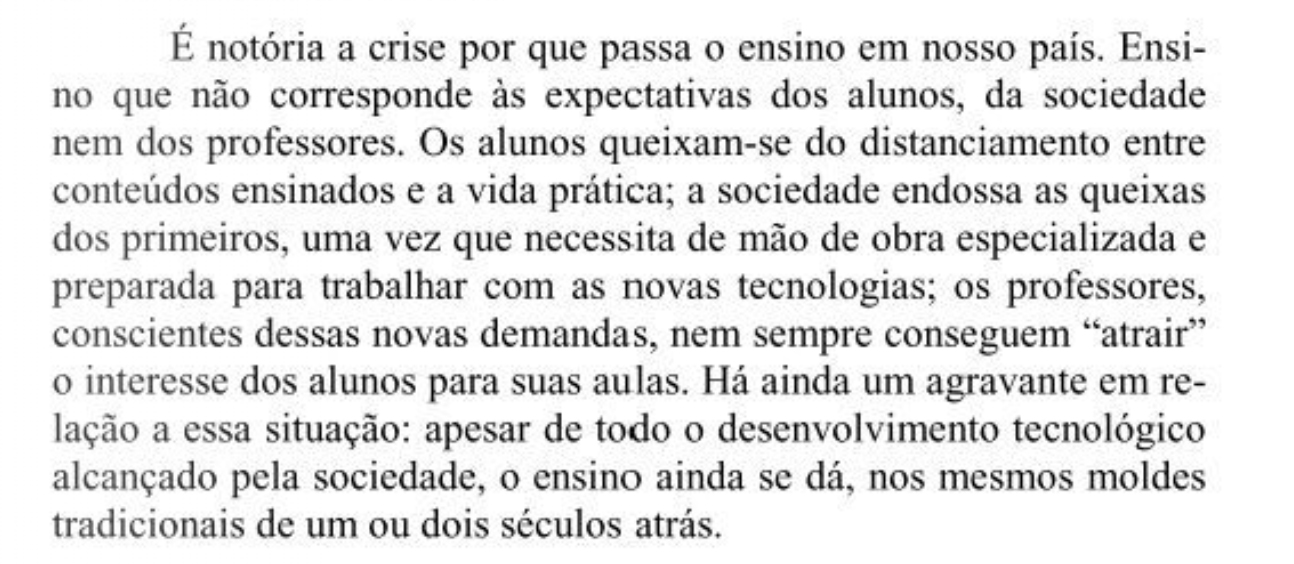
#> input picture class-material/class-code/image2ocr.jpg, 1294 x 564 px
$ python -i photometry.py   (imports and definitions only)
#> lines starting #> are read from the running program, lines starting #| are printed output that depends on the picture; after the words box and inside, x2 and y2 are one past the last pixel; in counts of white or black regions, pixels touching at a corner belong together
#> further down, picture is the input picture: shape (564, 1294, 3); min 0, max 255, mean 226.8
"""Photometric illumination correction, contrast enhancement, and baseline deskew.

Ref: Docs/implementation_plan.md, section 7, WP-04.
"""

from __future__ import annotations

import cv2
import numpy as np

from src.vision.geometry import compute_paper_border_value


def estimate_skew_angle(image: np.ndarray, max_skew_deg: float = 25.0) -> float:
    """Estimate dominant text-line skew angle in degrees using OpenCV morphology and Hough lines.

    Args:
        image: BGR or grayscale receipt image.
        max_skew_deg: Maximum absolute skew angle in degrees to consider.

    Returns:
        Estimated skew angle in degrees in [-max_skew_deg, max_skew_deg], or 0.0 when no text
        lines are detected.
    """
#> called with max_skew_deg = 25
    gray = cv2.cvtColor(image, cv2.COLOR_BGR2GRAY) if image.ndim == 3 else image
    h, w = gray.shape[:2]
#> h = 564; w = 1294
    if h < 32 or w < 32:
        return 0.0

    bh_kernel = cv2.getStructuringElement(cv2.MORPH_RECT, (15, 15))
    blackhat = cv2.morphologyEx(gray, cv2.MORPH_BLACKHAT, bh_kernel)
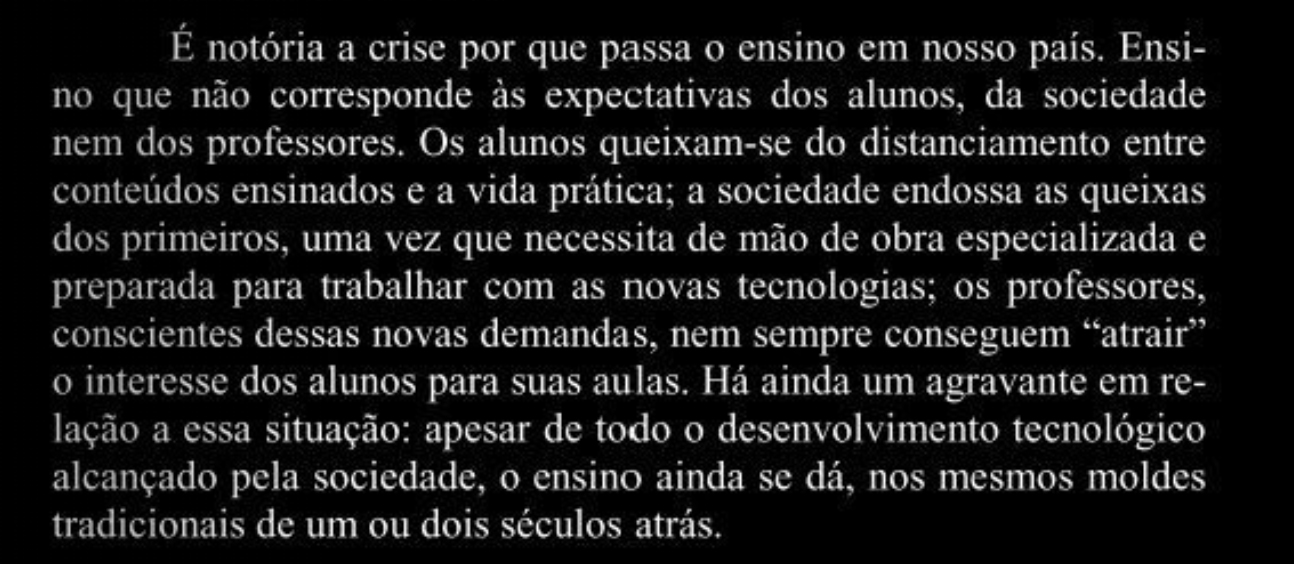
#> blackhat: shape (564, 1294); min 0, max 254, mean 27.7
    if int(blackhat.max()) < 15:
        return 0.0

    _, binary = cv2.threshold(blackhat, 0, 255, cv2.THRESH_BINARY + cv2.THRESH_OTSU)
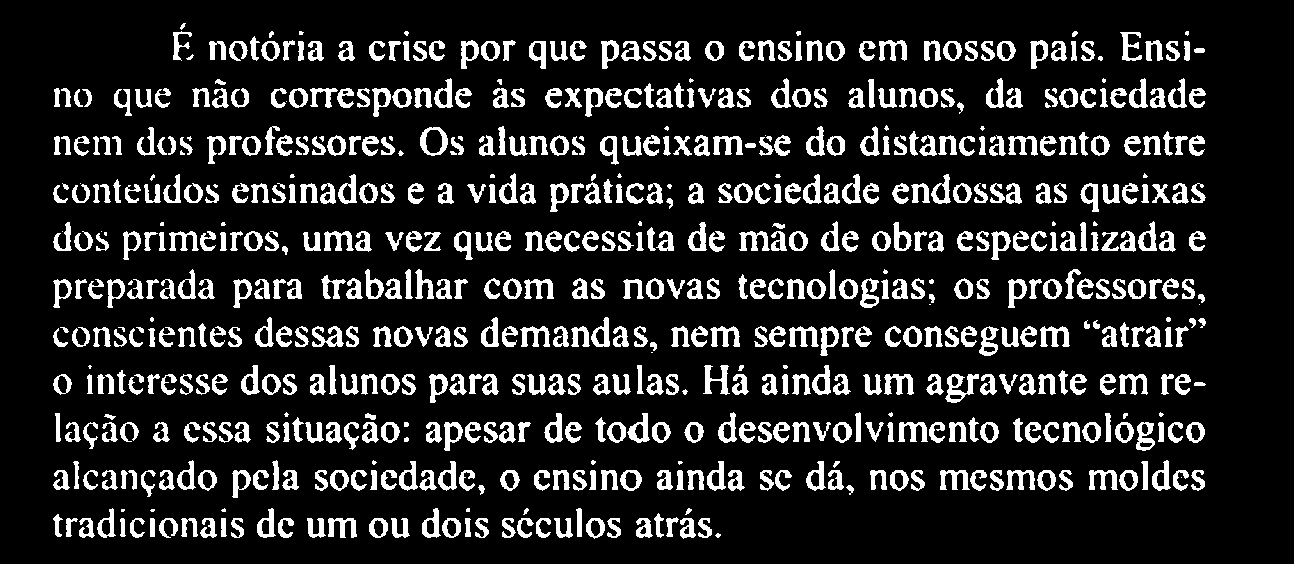
#> binary: shape (564, 1294); 14.7% white; 695 white regions (58 under 20 px), largest, box (x1, y1, x2, y2) and area: (945, 374, 979, 403) 440, (703, 365, 730, 395) 363, (312, 326, 344, 347) 357

    strip_w = max(15, w // 25)
#> strip_w = 51
    connect_kernel = cv2.getStructuringElement(cv2.MORPH_RECT, (strip_w, 1))
    connected = cv2.dilate(binary, connect_kernel, iterations=1)
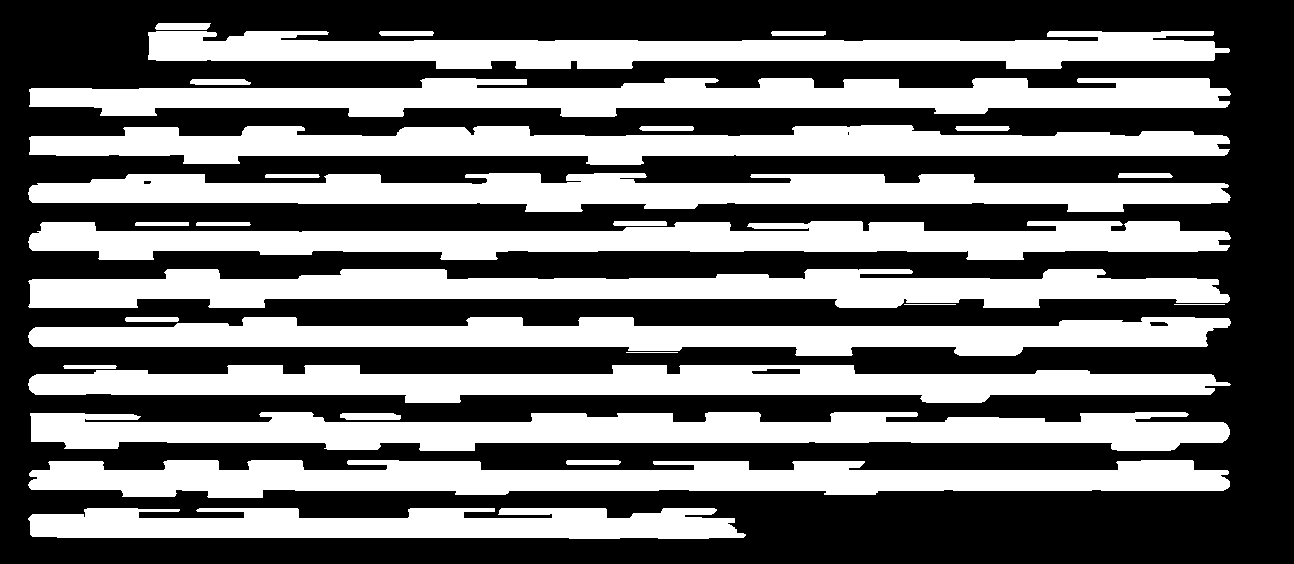
#> connected: shape (564, 1294); 43.6% white; 29 white regions, largest, box (x1, y1, x2, y2) and area: (30, 412, 1230, 451) 31640, (28, 460, 1230, 498) 30715, (28, 269, 1230, 308) 30647

    lines = cv2.HoughLinesP(
        connected,
        rho=1.0,
        theta=np.pi / 180.0,
        threshold=40,
        minLineLength=max(30, w // 8),
        maxLineGap=max(10, w // 30),
    )
#> lines = 358 rows, first 6: [41, 230, 1226, 250], [30, 488, 1227, 488], [35, 327, 1227, 327], [32, 345, 1207, 345], [100, 107, 1226, 88], [30, 297, 1110, 278]
    if lines is None:
        return 0.0

    angles: list[float] = []
    for line in lines.reshape(-1, 4):
        x1, y1, x2, y2 = line
        dx = float(x2 - x1)
        dy = float(y2 - y1)
        if np.hypot(dx, dy) < 1.0:
            continue
        angle = float(np.degrees(np.arctan2(dy, dx)))
        if -max_skew_deg <= angle <= max_skew_deg:
            angles.append(angle)
#> this loop made 358 passes
#> (x1, y1, x2, y2, dx, dy, angle) on passes 1 to 3: (41, 230, 1226, 250, 1185, 20, 0.967), (30, 488, 1227, 488, 1197, 0, 0), (35, 327, 1227, 327, 1192, 0, 0)

    if len(angles) < 3:
        return 0.0
    return float(np.median(angles))


def deskew_image(
    image: np.ndarray,
    min_angle_deg: float = 0.5,
    max_skew_deg: float = 25.0,
) -> tuple[np.ndarray, float]:
    """Deskew receipt image continuously using OpenCV affine rotation around text baselines.

    Args:
        image: Source image (BGR or grayscale).
        min_angle_deg: Minimum absolute angle required to trigger resampling.
        max_skew_deg: Maximum allowed skew angle in degrees.

    Returns:
        Tuple of (deskewed_image, applied_angle_deg).
    """
    angle = estimate_skew_angle(image, max_skew_deg=max_skew_deg)
    if abs(angle) < min_angle_deg:
        return image.copy(), 0.0

    h, w = image.shape[:2]
    center = (w / 2.0, h / 2.0)
    rot_mat = cv2.getRotationMatrix2D(center, angle, 1.0)

    cos_a = abs(float(rot_mat[0, 0]))
    sin_a = abs(float(rot_mat[0, 1]))
    new_w = max(1, int(round((h * sin_a) + (w * cos_a))))
    new_h = max(1, int(round((h * cos_a) + (w * sin_a))))
    rot_mat[0, 2] += (new_w / 2.0) - center[0]
    rot_mat[1, 2] += (new_h / 2.0) - center[1]

    border_val = compute_paper_border_value(image)
    deskewed = cv2.warpAffine(
        image,
        rot_mat,
        (new_w, new_h),
        flags=cv2.INTER_CUBIC,
        borderMode=cv2.BORDER_CONSTANT,
        borderValue=border_val,  # type: ignore[arg-type]
    )
    return deskewed, angle


# [78 lines left out: functions attenuate_shadows, enhance_contrast_clahe, adjust_ink_contrast, sharpen_unsharp_mask, not called in this run]

>>> import cv2
>>> picture = cv2.imread('../../class-material/class-code/image2ocr.jpg')
>>> result = deskew_image(picture)

$ run again, on class-material/class-code/mapaCaraDlib.jpg
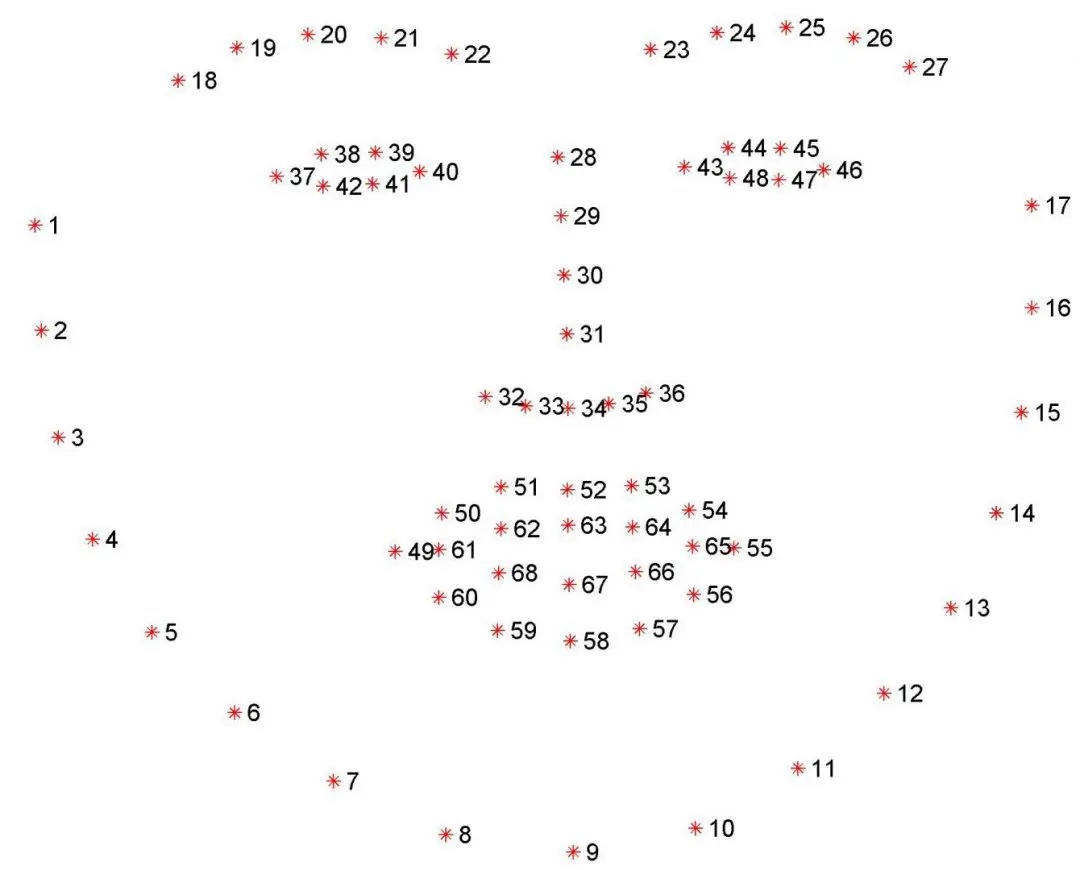
#> input picture class-material/class-code/mapaCaraDlib.jpg, 1080 x 870 px
#> picture is the input picture: shape (870, 1080, 3); mean B, G, R 250.7, 250.7, 251.3
#> in estimate_skew_angle, `_, binary = cv2.threshold(blackhat, 0, 255, cv2.THRESH_BINARY + cv2.TH..`:
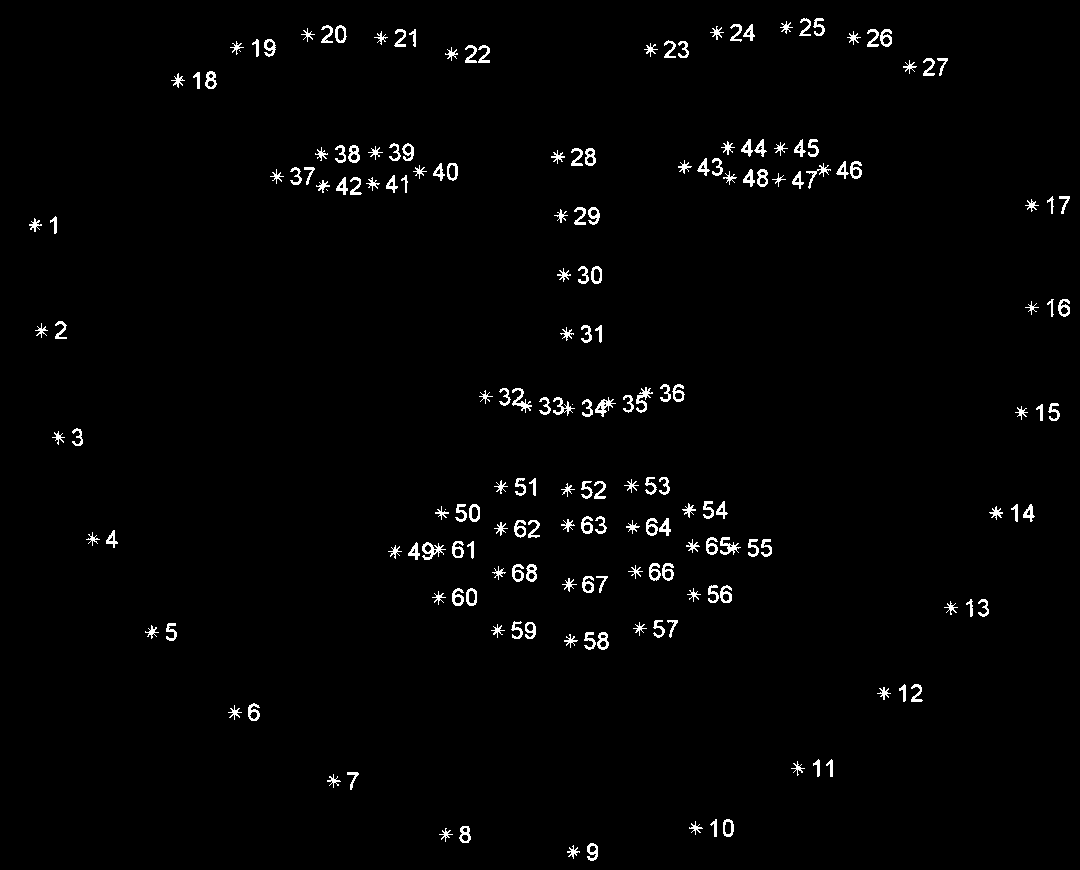
#> binary: shape (870, 1080); 1.8% white in thin lines or dots
#> connected: shape (870, 1080); 9% white; 39 white regions, largest, box (x1, y1, x2, y2) and area: (414, 501, 749, 538) 6534, (209, 25, 511, 63) 5422, (458, 384, 706, 417) 5257
#> lines = 121 rows, first 6: [660, 169, 832, 181], [474, 576, 621, 592], [298, 152, 433, 157], [477, 526, 745, 517], [296, 149, 434, 154], [475, 532, 689, 525]
#> the loop in estimate_skew_angle, `for line in lines.reshape(-1, 4):` made 121 passes
#> (x1, y1, x2, y2, dx, dy, angle) on passes 1 to 8: (660, 169, 832, 181, 172, 12, 3.99), (474, 576, 621, 592, 147, 16, 6.21), (298, 152, 433, 157, 135, 5, 2.12), (477, 526, 745, 517, 268, -9, -1.92), (296, 149, 434, 154, 138, 5, 2.08), (475, 532, 689, 525, 214, -7, -1.87), (669, 164, 869, 178, 200, 14, 4), (272, 184, 478, 166, 206, -18, -4.99)
#> in deskew_image, `deskewed = cv2.warpAffine( image, rot_mat, (new_w, new_h), flags=cv2.I..`:
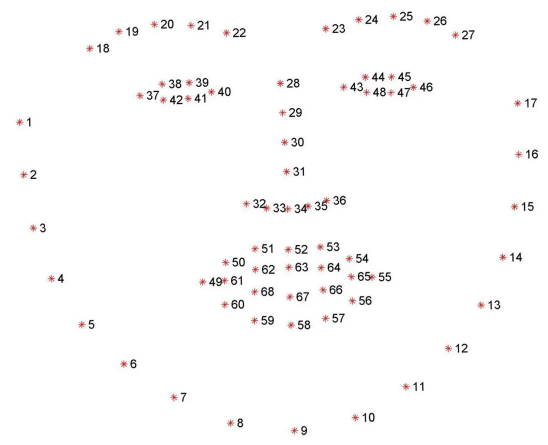
#> deskewed: shape (890, 1096, 3) (shown at 1/2 size); mean B, G, R 250.9, 250.9, 251.4
